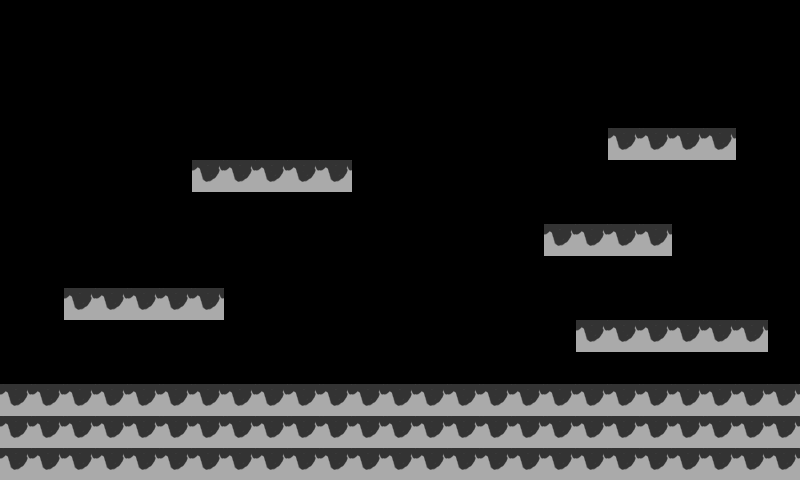

The image is a tile-based game level rendered from a .tmx file. Its description and source (layers, tilesets, objects; grid data summarised) follow:
An orthogonal 25x15 tile map with 32x32 px tiles, 1 tile layer (solidground).

<map version="1.0" orientation="orthogonal" width="25" height="15" tilewidth="32" tileheight="32">
 <tileset firstgid="1" name="base" tilewidth="32" tileheight="32">
  <image source="tileset/tileset.png" width="32" height="32" />
 </tileset>
 <layer name="solidground" width="25" height="15">
  <data>[375 cells, 99 non-empty, 1 distinct tile ids]</data>
 </layer>
</map>